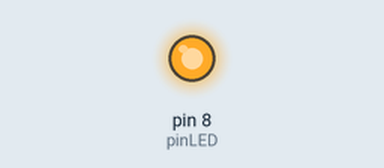
This sketch was run on a simulated Arduino Uno, built with avr-gcc and run on an emulated ATmega328P. Parts: output pins drawn as LEDs (lit = HIGH).

Above: at 0.2 s.
At 6.2 s:
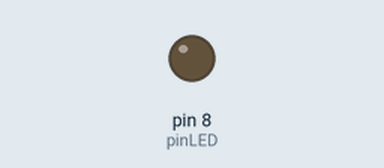
Timing chart, 0 to 10.4 s (numbered marks = the images above):
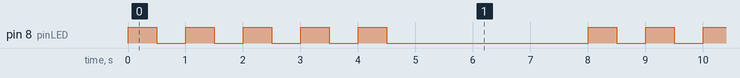

Measured:
- by itself, pin 8 (pinLED): repeats every 8.0 s: 4 × (LOW 0.50 s, HIGH 0.50 s), LOW 3.5 s, HIGH 0.50 s
- by itself, everything shown: repeats every 8.0 s, in 10 steps

The sketch:

Penggunaan_FOR.ino
```cpp
//program led berkedip

const int pinLED = 8;

void setup() {
  pinMode(pinLED, OUTPUT);
  // put your setup code here, to run once:
}
//nilai awal time delay 3000 ms / 3s
int timeDelay = 3000;

void loop() {
  // perulangan sebanyak 10 kali dari 1 hingga 10
  for(int i=1; i<=5; i++){
  // LED hidup mati dengan durasi 500 milisekon
  digitalWrite(pinLED, HIGH);
  delay(500);
  digitalWrite(pinLED, LOW);
  delay(500);
  }
 // diam(mati) selama 3 s
 delay(timeDelay);
}
  // put your main code here, to run repeatedly:
```
